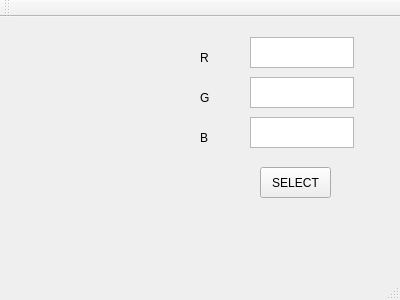
<?xml version="1.0" encoding="UTF-8"?>
<ui version="4.0">
 <class>MainWindow</class>
 <widget class="QMainWindow" name="MainWindow">
  <property name="geometry">
   <rect>
    <x>0</x>
    <y>0</y>
    <width>400</width>
    <height>300</height>
   </rect>
  </property>
  <property name="windowTitle">
   <string>MainWindow</string>
  </property>
  <widget class="QWidget" name="centralWidget">
   <widget class="QPushButton" name="pushButton">
    <property name="geometry">
     <rect>
      <x>260</x>
      <y>150</y>
      <width>71</width>
      <height>31</height>
     </rect>
    </property>
    <property name="text">
     <string>SELECT</string>
    </property>
   </widget>
   <widget class="QTextEdit" name="textEdit">
    <property name="geometry">
     <rect>
      <x>250</x>
      <y>20</y>
      <width>104</width>
      <height>31</height>
     </rect>
    </property>
   </widget>
   <widget class="QTextEdit" name="textEdit_2">
    <property name="geometry">
     <rect>
      <x>250</x>
      <y>60</y>
      <width>104</width>
      <height>31</height>
     </rect>
    </property>
   </widget>
   <widget class="QTextEdit" name="textEdit_3">
    <property name="geometry">
     <rect>
      <x>250</x>
      <y>100</y>
      <width>104</width>
      <height>31</height>
     </rect>
    </property>
   </widget>
   <widget class="QLabel" name="label">
    <property name="geometry">
     <rect>
      <x>200</x>
      <y>30</y>
      <width>31</width>
      <height>21</height>
     </rect>
    </property>
    <property name="text">
     <string>R</string>
    </property>
   </widget>
   <widget class="QLabel" name="label_2">
    <property name="geometry">
     <rect>
      <x>200</x>
      <y>70</y>
      <width>31</width>
      <height>21</height>
     </rect>
    </property>
    <property name="text">
     <string>G</string>
    </property>
   </widget>
   <widget class="QLabel" name="label_3">
    <property name="geometry">
     <rect>
      <x>200</x>
      <y>110</y>
      <width>31</width>
      <height>21</height>
     </rect>
    </property>
    <property name="text">
     <string>B</string>
    </property>
   </widget>
  </widget>
  <widget class="QMenuBar" name="menuBar">
   <property name="geometry">
    <rect>
     <x>0</x>
     <y>0</y>
     <width>400</width>
     <height>27</height>
    </rect>
   </property>
  </widget>
  <widget class="QToolBar" name="mainToolBar">
   <attribute name="toolBarArea">
    <enum>TopToolBarArea</enum>
   </attribute>
   <attribute name="toolBarBreak">
    <bool>false</bool>
   </attribute>
  </widget>
  <widget class="QStatusBar" name="statusBar"/>
 </widget>
 <layoutdefault spacing="6" margin="11"/>
 <resources/>
 <connections/>
</ui>
